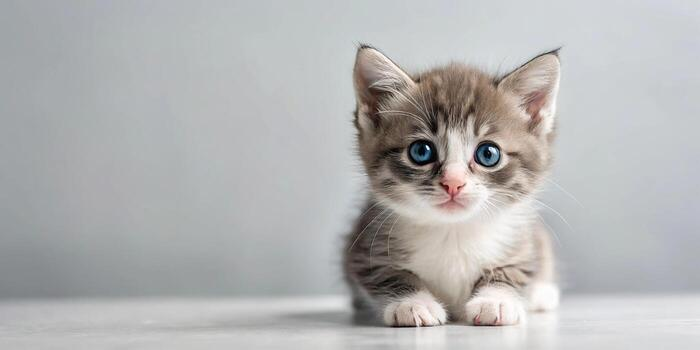
#> input picture 1_OpenCV/4_histograms/cat.jpg, 700 x 350 px
$ python 11_histogram_bgr.py
#> lines starting #> are read from the running program, lines starting #| are printed output that depends on the picture


import numpy as np
import cv2
from matplotlib import pyplot as plt

img = cv2.imread("cat.jpg")
#> img is the input picture: shape (350, 700, 3); mean B, G, R 179.9, 179.9, 180
b, g, r = cv2.split(img)
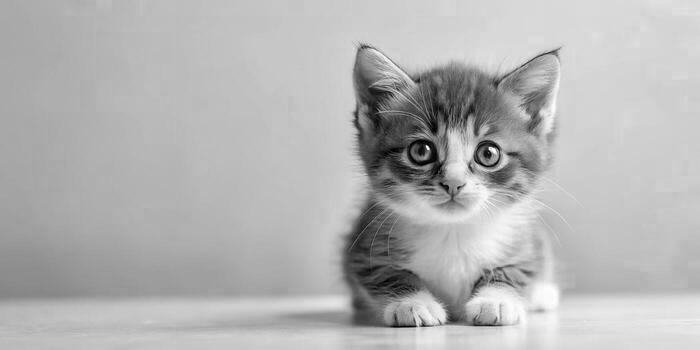
#> b: shape (350, 700); min 0, max 255, mean 179.9
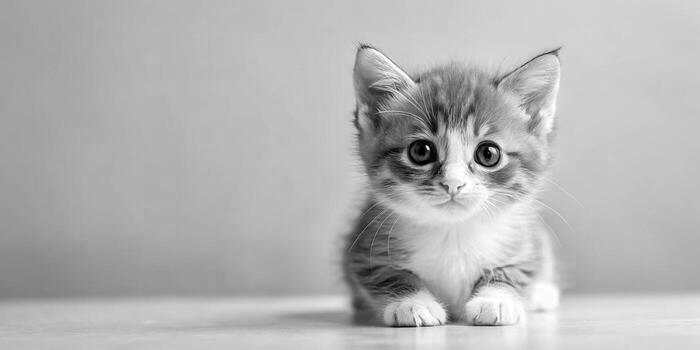
#> r: shape (350, 700); min 0, max 255, mean 180

cv2.imshow("image",img)
cv2.imshow("b",b)
cv2.imshow("g",g)
cv2.imshow("r",r)

# plt.hist(img.ravel(),256,[0,256])
plt.hist(b.ravel(),256,[0,256])
plt.hist(g.ravel(),256,[0,256])
plt.hist(r.ravel(),256,[0,256])

plt.show()
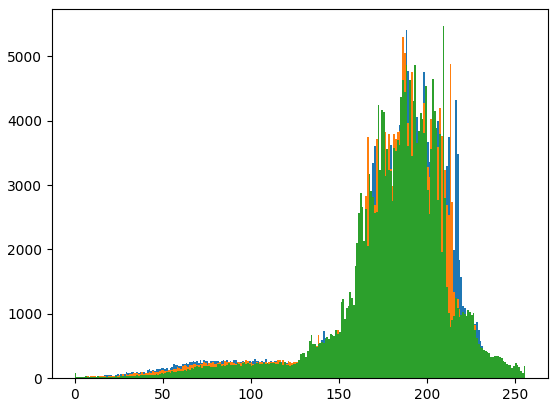
#> figure drawn by matplotlib, 1 panel; tallest bar 5410 high, from x = 188 to 189; tallest bar 5294 high, from x = 186 to 187; tallest bar 5467 high, from x = 209 to 210

cv2.waitKey(0)
cv2.destroyAllWindows()
